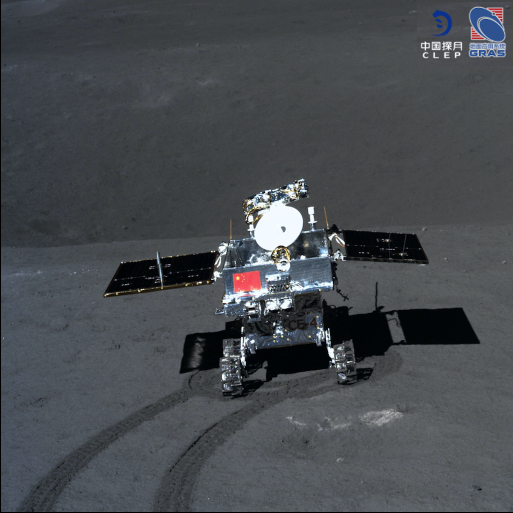
//> input picture examples/images/YuTu.png, 1026 x 1026 px (shown at 1/2 size)
$ ./OpenCVAll   (built with g++ and OpenCV 4)
//> lines starting //> are read from the running program, lines starting //| are printed output that depends on the picture
// [19 lines of licence text are left out]

#include <opencv2/opencv.hpp>

using namespace cv;
using namespace std;

int main() {
  cv::Mat ocvInputImage =
      cv::imread("../../examples/images/YuTu.png", cv::IMREAD_GRAYSCALE);
//> ocvInputImage: 1026 rows x 1026 cols, CV_8UC1; min 0, max 255, mean 74.6

  //===--------------------------------------------------------------------===//
  // Test function resize
  //===--------------------------------------------------------------------===//
  cv::Mat ocvOutputResize;
  cv::resize(ocvInputImage, ocvOutputResize, cv::Size(250, 100), 0, 0,
             cv::INTER_NEAREST);
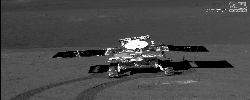
//> ocvOutputResize: 100 rows x 250 cols, CV_8UC1; min 0, max 255, mean 74.4
  imwrite("opencv_resize2d.png", ocvOutputResize);

  //===--------------------------------------------------------------------===//
  // Test function rotate
  //===--------------------------------------------------------------------===//
  cv::Mat ocvOutputRotateDegree;
  // Define the rotation angle in degrees
  double angle = 270.0;
  // Get the image dimensions
  int height = ocvInputImage.rows;
//> height = 1026
  int width = ocvInputImage.cols;
//> width = 1026
  cv::Point2f center(width / 2.0, height / 2.0);
//> center = Point(513, 513)
  cv::Mat rotationMatrixDegree = cv::getRotationMatrix2D(center, angle, 1.0);
  cv::warpAffine(ocvInputImage, ocvOutputRotateDegree, rotationMatrixDegree,
                 cv::Size(width, height));
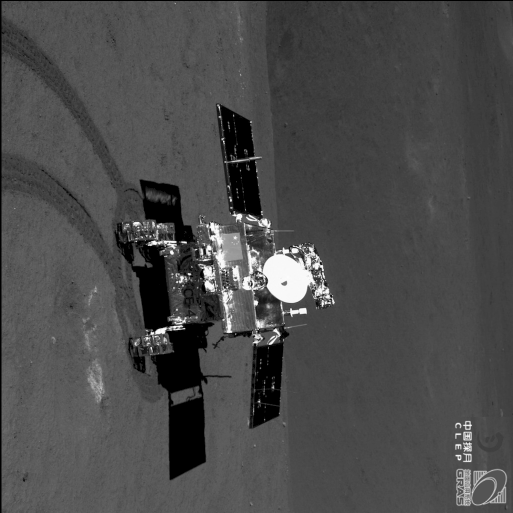
//> ocvOutputRotateDegree: 1026 rows x 1026 cols, CV_8UC1 (shown at 1/2 size); min 0, max 255, mean 74.5
  imwrite("opencv_rotate_degree.png", ocvOutputRotateDegree);

  cv::Mat ocvOutputRotateRadian;
  double angleRad = (3.0 / 2.0) * M_PI; // 270 degrees in radians
  cv::Mat rotationMatrixRadian =
      cv::getRotationMatrix2D(center, angleRad * 180.0 / M_PI, 1.0);
  cv::warpAffine(ocvInputImage, ocvOutputRotateRadian, rotationMatrixRadian,
                 cv::Size(width, height));
  imwrite("opencv_rotate_radian.png", ocvOutputRotateRadian);

  //===--------------------------------------------------------------------===//
  // Test function filter
  //===--------------------------------------------------------------------===//
  float kernelAlign[] = {1, 1, 1, 1, -8, 1, 1, 1, 1};
  cv::Mat ocvKernelFilter2D = Mat(3, 3, CV_32FC1, kernelAlign);
  Mat ocvOutputFilter2DConstant;
  filter2D(ocvInputImage, ocvOutputFilter2DConstant, CV_32FC1,
           ocvKernelFilter2D, cv::Point(0, 0), 0.0, cv::BORDER_CONSTANT);
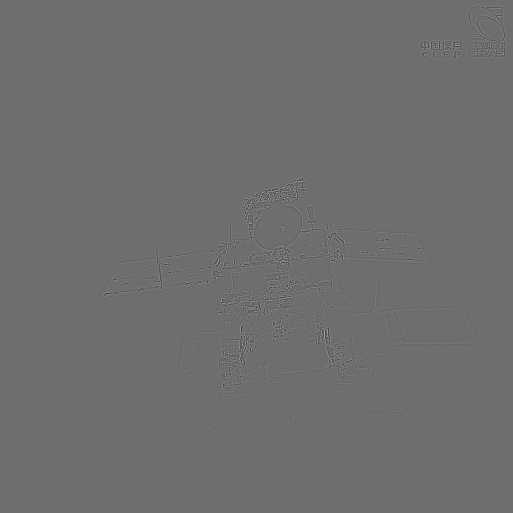
//> ocvOutputFilter2DConstant: 1026 rows x 1026 cols, CV_32FC1 (shown at 1/2 size); min -882, max 1155, mean 0; drawn with min black and max white

  imwrite("opencv_filter2d_constant.png", ocvOutputFilter2DConstant);

  Mat ocvOutputFilter2DReplicate;
  filter2D(ocvInputImage, ocvOutputFilter2DReplicate, CV_32FC1,
           ocvKernelFilter2D, cv::Point(0, 0), 0.0, cv::BORDER_REPLICATE);
  imwrite("opencv_filter2d_replicate.png", ocvOutputFilter2DReplicate);

  return 0;
}
